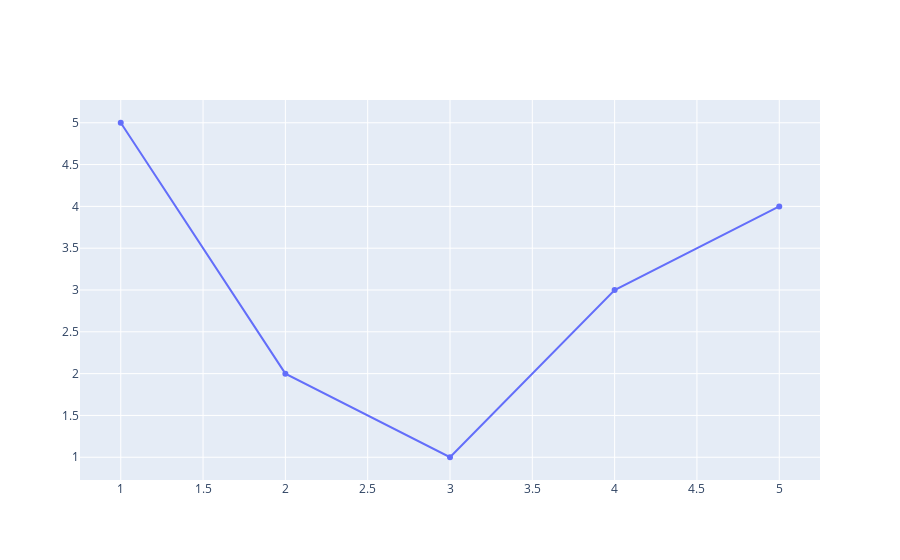

This figure's notebook cell:
### Code cell
import plotly.graph_objects as go
fig =go.Figure()
fig.add_trace(go.Scatter(x=x_piont,y=y_point))
fig.show()

### Figure 1 — Plotly figure (JSON) as saved in the notebook; plotly's stock layout.template omitted (floating-point values rounded to 4 significant figures)
{"data": [{"type": "scatter", "x": [1, 2, 3, 4, 5], "y": [5, 2, 1, 3, 4]}], "layout": {}}
